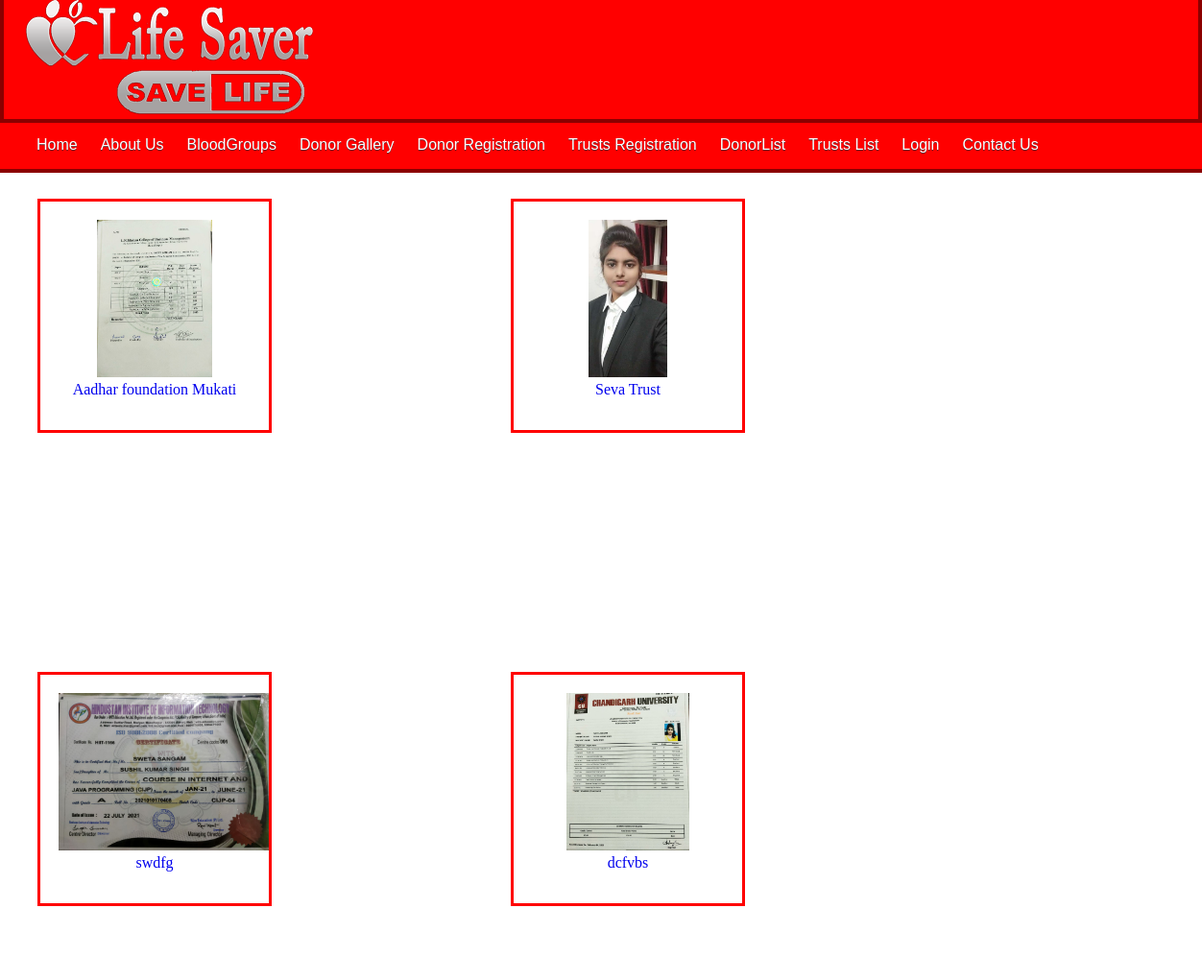
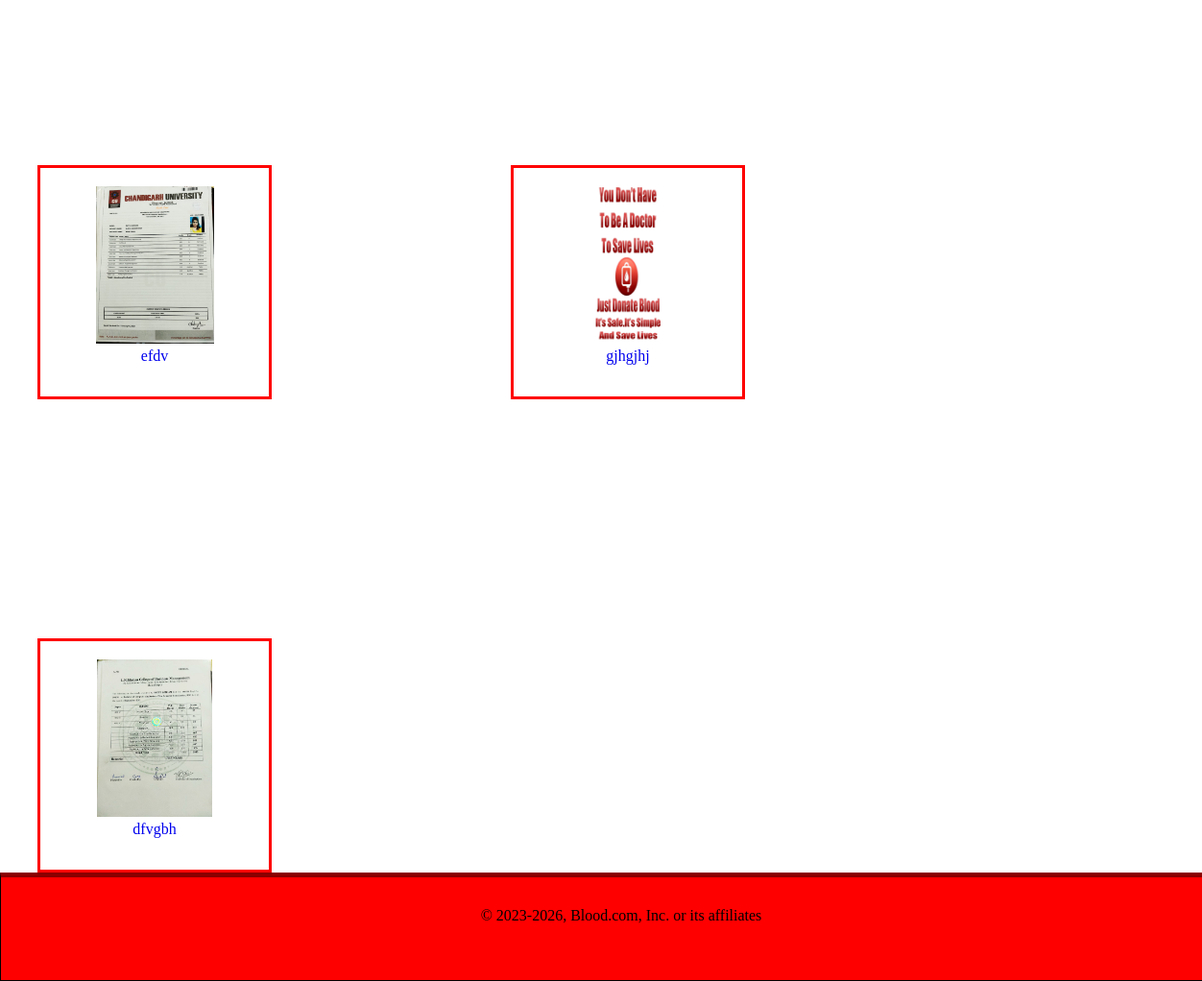
The page /trust_list.php on the database its author committed (2 pictures, top to bottom).
### tables this page shows
CREATE TABLE `trust_registattion` (
  `t_id` int(30) NOT NULL,
  `t_name` varchar(40) NOT NULL,
  `t_addr` varchar(200) NOT NULL,
  `t_email` varchar(100) NOT NULL,
  `t_num` bigint(50) NOT NULL,
  `t_reg` varchar(50) NOT NULL,
  `t_certi` varchar(200) NOT NULL,
  `t_logo` blob NOT NULL,
  `t_auth` varchar(50) NOT NULL,
  `status` int(20) NOT NULL,
  `password` varchar(20) NOT NULL
);

### class_function/class_crud.php (called while the page is built, shortened)
<?php
class allclass
{
    public $conn;
    public function __construct()
    {
        $this->conn = mysqli_connect('localhost', 'root', '', 'employee');
    }
    function selectfun($table1 = NULL, $var = NULL)
    {
        $sql = "SELECT * FROM " . $table1 . " WHERE ";
        if ($var != NULL) {
            $sql .= $var;
        } else {
            $sql .= "1";
        }
        $sqlconn = mysqli_query($this->conn, $sql);
        return $sqlconn;
    }
}
$obj = new allclass();
?>

### trust_list.php (the view, shortened to what this page needs)
<!DOCTYPE html>
<html lang="en">
<head>
    <link rel="stylesheet" href="css/donorlist.css">
</head>
<body>
    <?php
    include("C:/xampp/htdocs/bloodbankproject/bloodbankproject/frontfiles/header.php");
    include("class_function/class_crud.php");
    $table1 = "trust_registattion";
    $var = " status=1";
    $result = $obj->selectfun($table1, $var);
    if (mysqli_num_rows($result) === 0) {
        echo '<p style="font-size: 50px; text-align: center; color: red;">No records found.</p>';
    } else {
        $str = '<div class="row">';
        while ($res = mysqli_fetch_assoc($result)) {
            $imagePath = 'uploads/' . $res['t_logo'];
            $str .= '<div class = "box_class">
                <a href="trust_detail_list.php?id=' . $res['t_id'] . '">
                    <img src="' . $imagePath . '" alt="Logo">
                    <div class="name">' . $res['t_name'] . '</div>
                </a>
            </div>';
        }
        $str .= '</div>';
        echo $str;
    }
    ?>
    <?php
    include("frontfiles/footer.php");
    ?>
</body>
</html>

### frontfiles/header.php (shortened to what this page needs)
<head>
</head>
<body>
    <div class="header-logo">
        <div class="container">
            <div class="logo">
                <a href="index.php">
                    <img src="images/logo.png" alt="pic">
                </a>
            </div>
        </div>
    </div>
    <div class="nav-item">
        <div class="container">
            <div class="nav-list">
                <ul class="nav-list-item">
                    <li>
                        <a href="index1.php">Home</a>
                    </li>
                    <li>
                        <a href="aboutus.php">About us</a>
                    </li>
                    <li>
                        <a href="bloodgroup.php">BloodGroups</a>
                    </li>
                    <li>
                        <a href="donorgallery.php">Donor Gallery</a>
                    </li>
                    <li>
                        <a href="donorregistration.php">Donor Registration</a>
                    </li>
                    <li>
                        <a href="registration.php">Trusts Registration</a>
                    </li>
                    <li>
                        <a href="donorlist.php">DonorList</a>
                    </li>
                    <li>
                        <a href="trust_list.php">Trusts List</a>
                    </li>
                    <li>
                        <a href="login.php">Login</a>
                    </li>
                    <li>
                        <a href="contactus.php">Contact us</a>
                    </li>
                </ul>
            </div>
        </div>
    </div>
</body>

### frontfiles/footer.php (shortened to what this page needs)
<head>
</head>
<body>
    <div class="footer">
        © 2023-2026, Blood.com, Inc. or its affiliates
    </div>
</body>

### css/donorlist.css (style rules this page uses)
.footer { background-color: red; border: 1px solid; height: 79px; }

### trust_list.php (style rules this page uses)
.box_class { border: 3px solid red; padding: 19px; text-align: center; width: 200px; height: 200px; }
.row { display: flex; flex-wrap: wrap; gap: 249px; margin-top: 27px; margin-left: 39px; }
.box_class img { height: 164px; }

### frontfiles/header.php (style rules this page uses)
* { margin: 0; padding: 0; }
.container { max-width: 1200px; margin: 0 auto; }
.header-logo { background-color: red; border-bottom: 4px solid darkred; border-left: 4px solid darkred; border-right: 4px solid darkred; }
li { list-style: none; }
a { text-decoration: none; }
.nav-item { background-color: red; border-bottom: 4px solid darkred; }
.nav-list-item { display: flex; }
.nav-list-item li a { font-family: 'Source Sans Pro', sans-serif; line-height: 1.8em; display: block; text-decoration: none; font-weight: normal; color: #ffffff; padding: 9px 12px; font-size: 1em; text-transform: capitalize; text-shadow: 0 1px 0 #5C2830; letter-spacing: 0px; border-bottom: 1px solid transparent; }

### frontfiles/footer.php (style rules this page uses)
.footer { background-color: red; padding: 20px; text-align: center; position: relative; left: 0; bottom: 0; width: 100%; height: 56px; border-top: 5px solid darkred; padding-top: 31px; }

### rows shown on the page
trust_registattion: t_logo (picture), t_name "Aadhar foundation Mukati"
trust_registattion: t_logo (picture), t_name "Seva Trust"
trust_registattion: t_logo (picture), t_name "swdfg"
trust_registattion: t_logo (picture), t_name "dcfvbs"
trust_registattion: t_logo (picture), t_name "efdv"
trust_registattion: t_logo (picture), t_name "gjhgjhj"
trust_registattion: t_logo (picture), t_name "dfvgbh"
